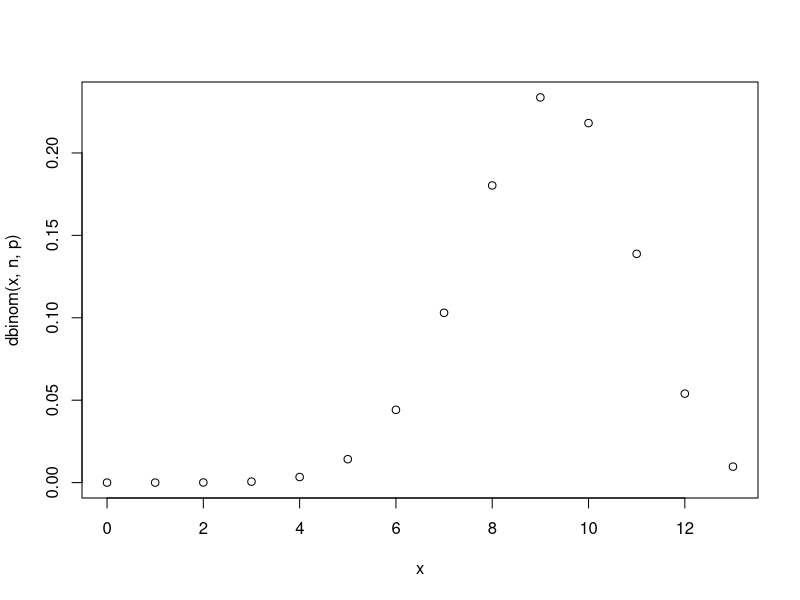
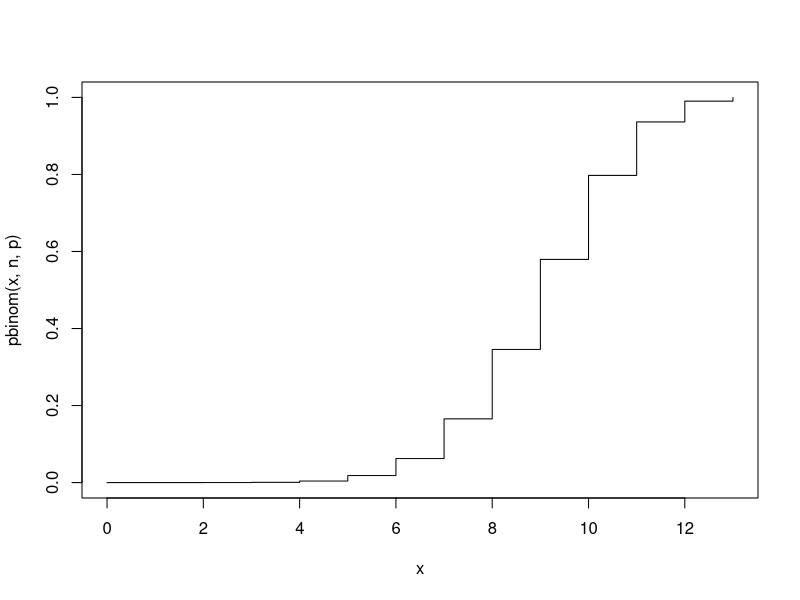
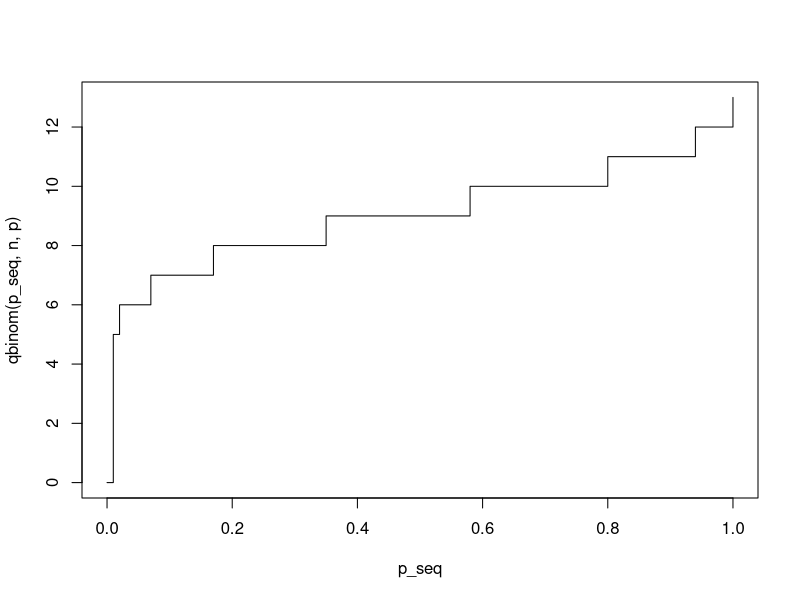
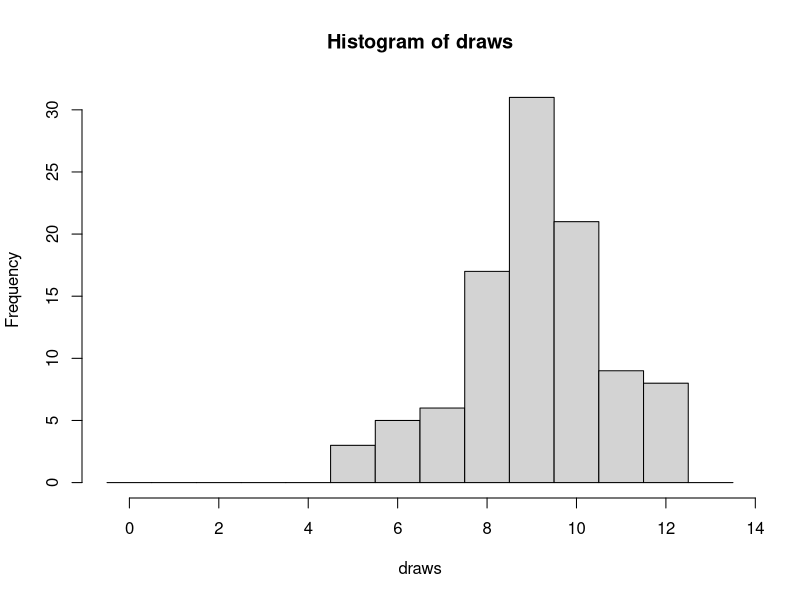
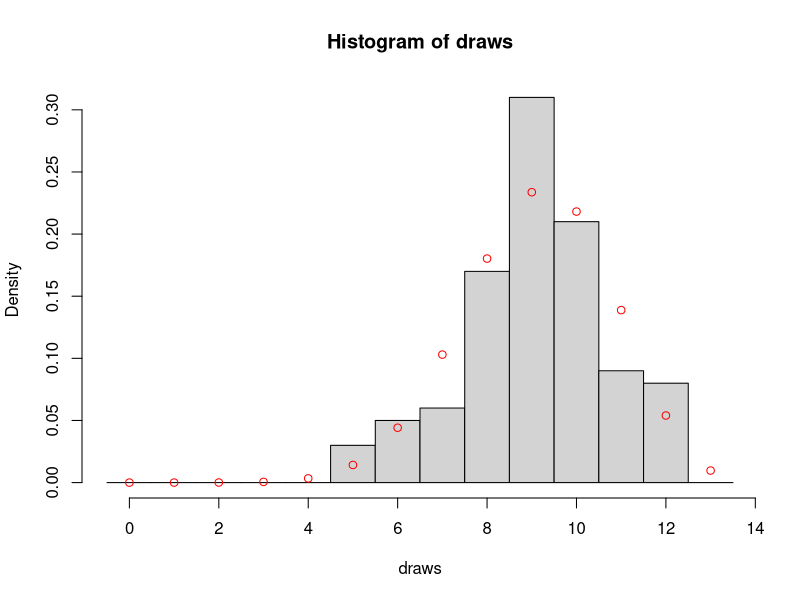
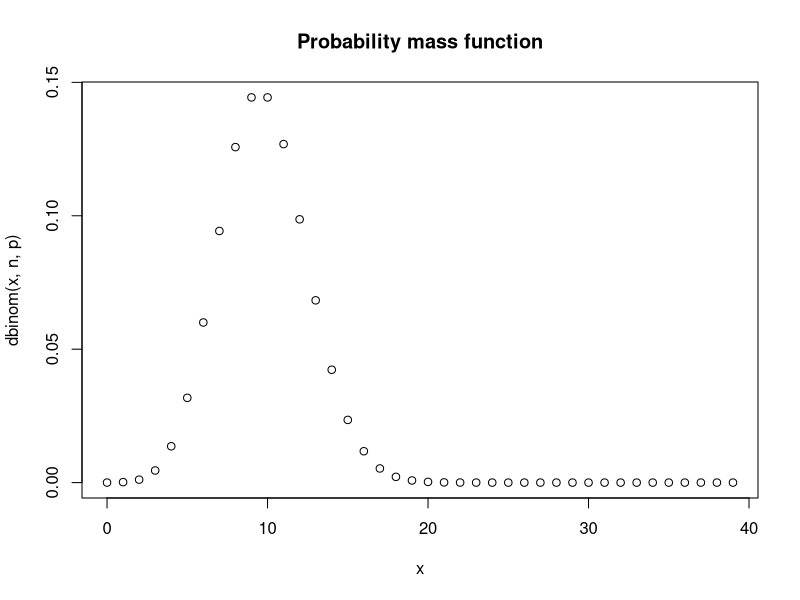
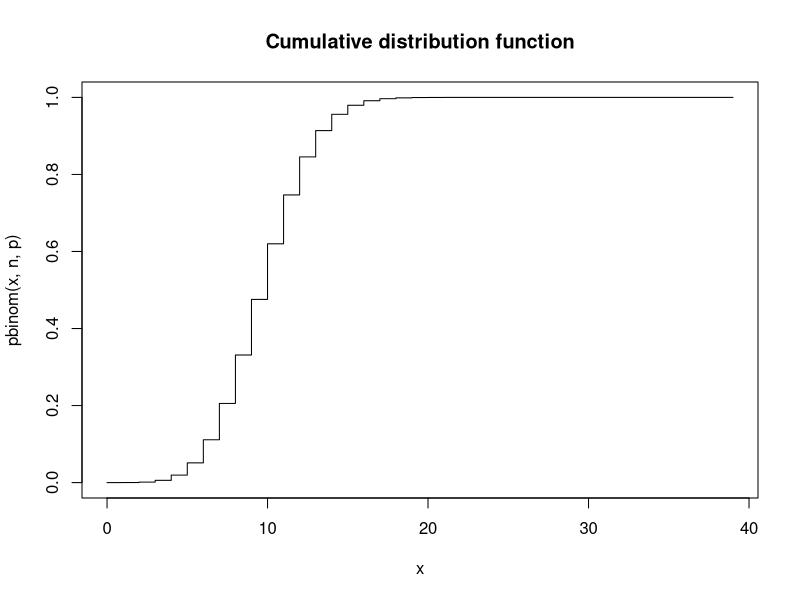
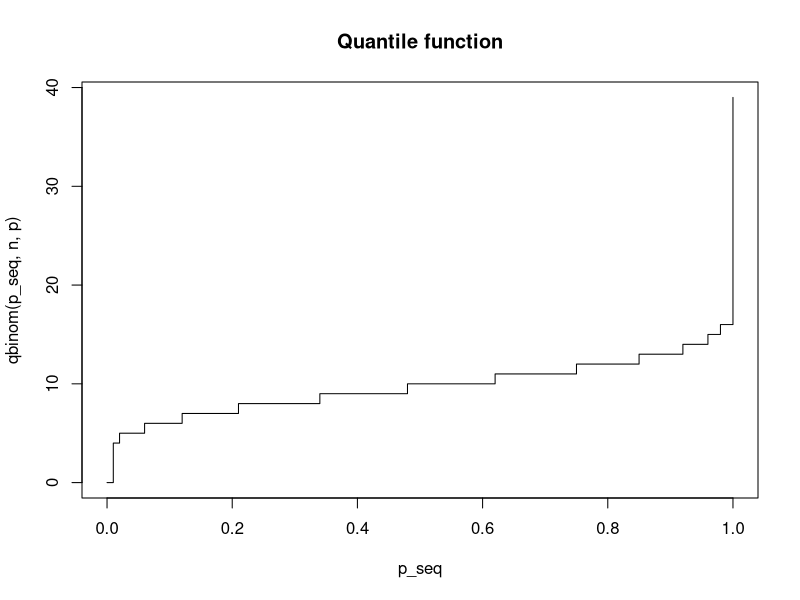

Reproduce these figures in R, in order.
## ---- chunk 1
n <- 13
p <- 0.7
x <- 0:n

plot(x, dbinom(x, n, p))
## ---- chunk 2
plot(x, pbinom(x, n, p), type="s")
## ---- chunk 3
p_seq <- seq(from = 0, to = 1, length = 101)
plot(p_seq, qbinom(p_seq, n, p), type="s")
## ---- chunk 4
draws <- rbinom(100, n, p) # draw 100
brks  <- (0:(n+1)) - 0.5
hist(draws, breaks = brks) 
## ---- chunk 5
hist(draws, breaks = brks, probability = TRUE)
points(x, dbinom(x, n, p), col="red")
## ---- chunk 6
n <- 39
p <- 0.25
x <- 0:n

plot(x, dbinom(x, n, p),                     main = 'Probability mass function')
plot(x, pbinom(x, n, p),         type = 's', main = 'Cumulative distribution function')
plot(p_seq, qbinom(p_seq, n, p), type = 's', main = 'Quantile function')

draws <- rbinom(100, n, p) # draw 100
brks  <- (0:(n+1)) - 0.5
hist(draws, breaks = brks, probability = TRUE)
points(x, dbinom(x, n, p), col="red")
## ---- chunk 7
a <- 0
b <- 1
curve(dunif(x, min = a, max = b), from = -1, to = 2,
      xlab='y', ylab='f(y)', main='Probability density function for Unif(0,1)')
## ---- chunk 8
curve(punif(x, min = a, max = b), from = -1, to = 2,
      xlab='y', ylab='f(y)', main='Cumulative distribution function for Unif(0,1)')
## ---- chunk 9
curve(qunif(x, min = a, max = b), from = 0, to = 1,
      xlab='y', ylab='f(y)', main='Quantile function for Unif(0,1)')
## ---- chunk 10
random_uniforms <- runif(100, min = a, max = b)
hist(random_uniforms, probability = TRUE)
